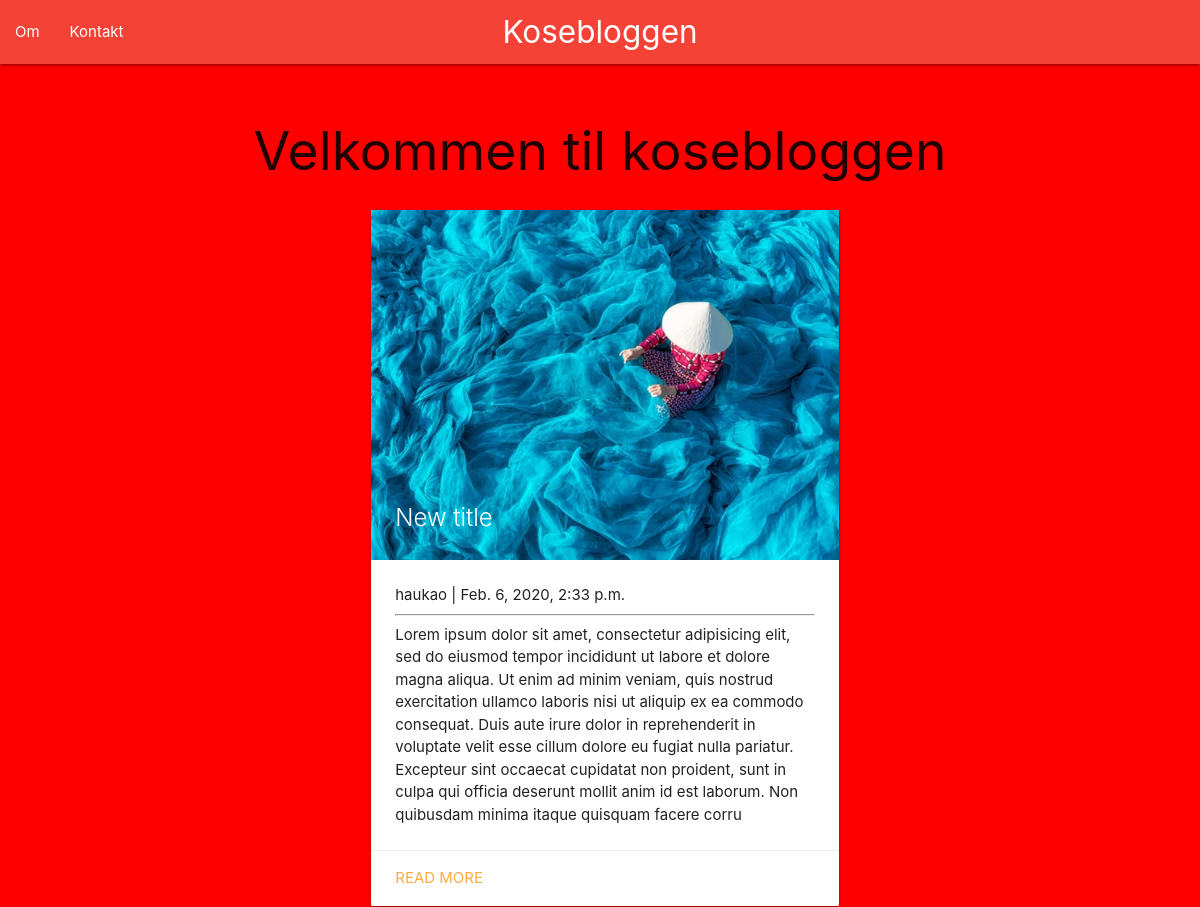
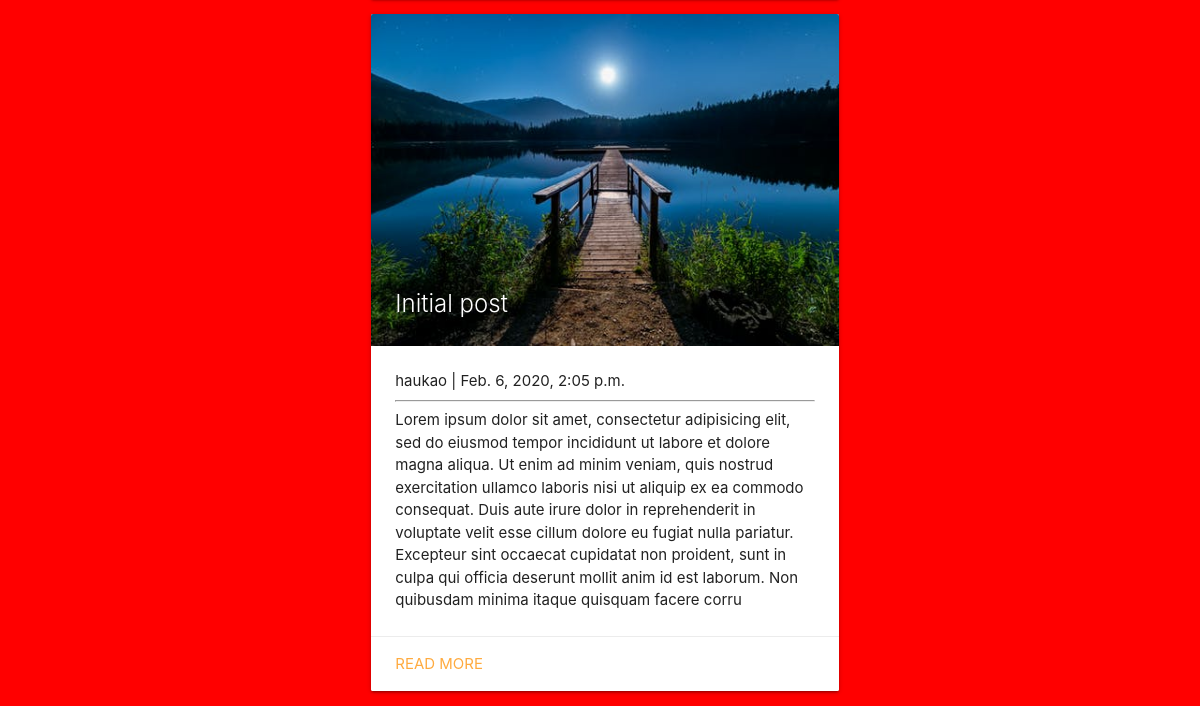
Before: / with the older database file (2 pictures, top to bottom).
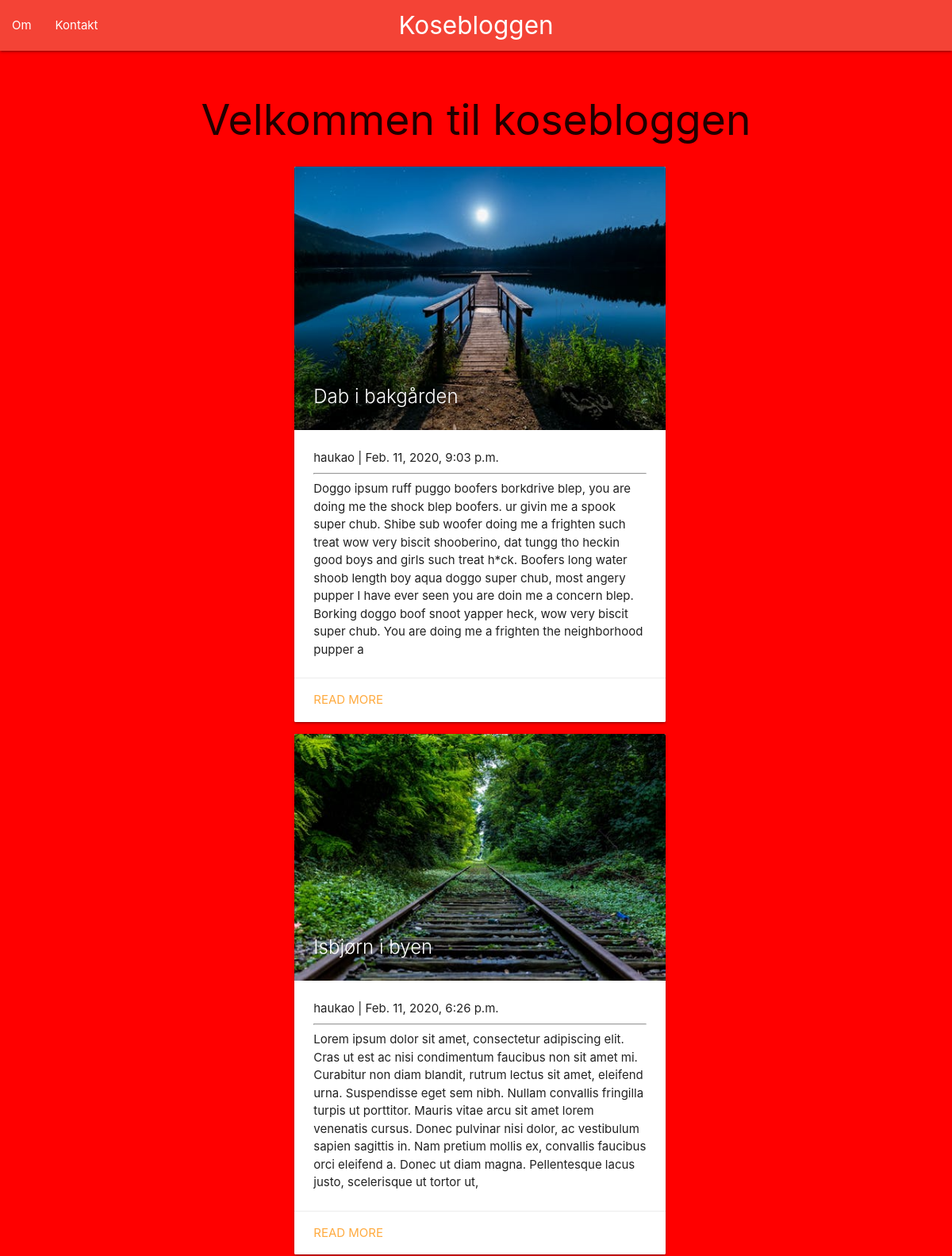
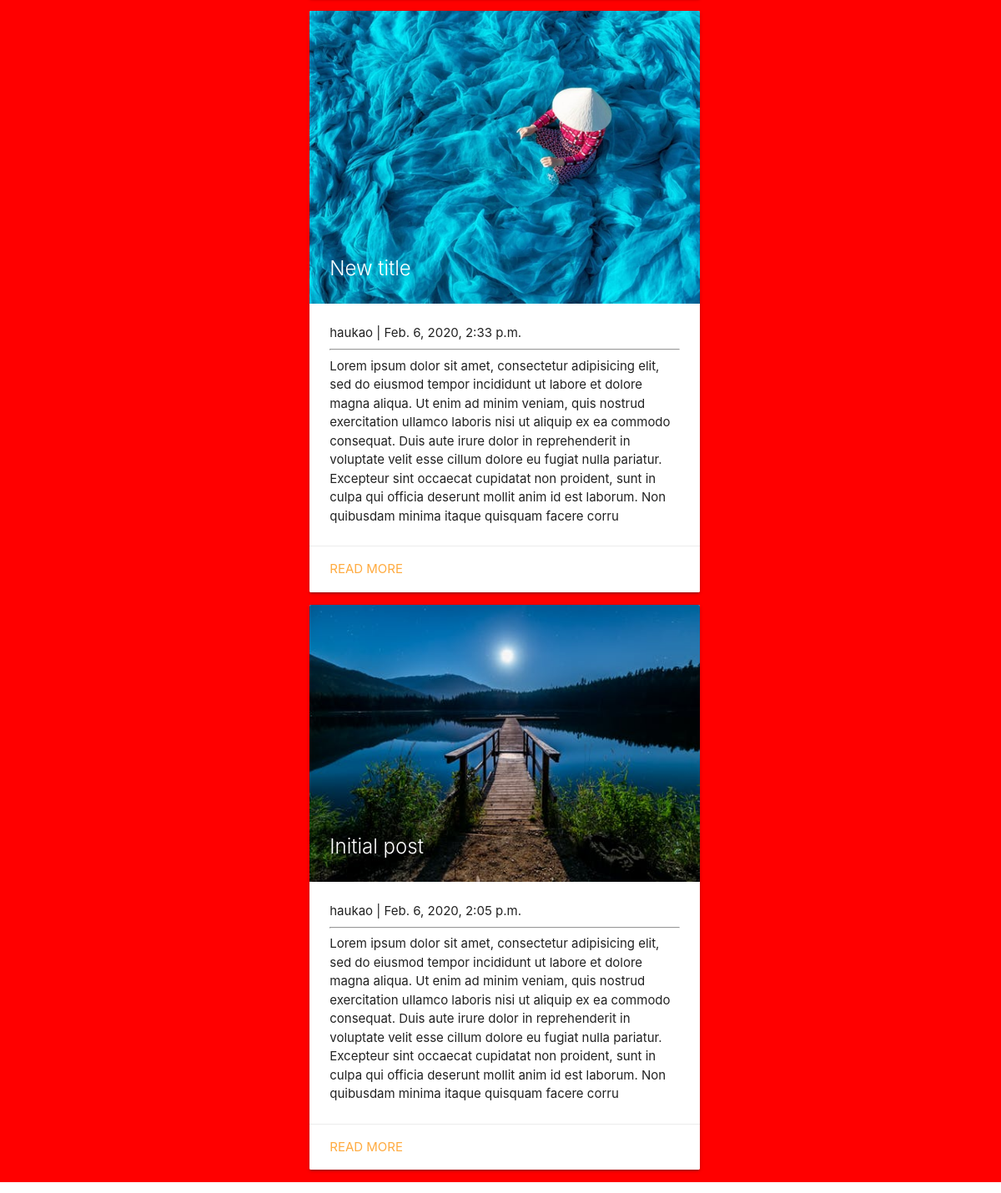
After: the same page with the newer database file (2 pictures, top to bottom).
### blog/models.py (models this page shows, shortened)
class Post(models.Model):
    title = models.CharField(max_length=200, unique=True)
    author = models.ForeignKey(User, on_delete= models.CASCADE)
    slug = models.SlugField(max_length=200, unique=True)
    content = models.TextField()
    created_on = models.DateTimeField(auto_now_add=True)
    photo = models.ImageField(upload_to="gallery")
    class Meta:
        ordering = ['-created_on']

### blog/views.py (the view)
# urls.py: path('', views.PostList.as_view(), name='home'),
class PostList(generic.ListView):
    queryset = Post.objects.order_by('-created_on')
    template_name = 'blog/index.html'

### blog/templates/blog/index.html
{% extends "blog/base.html" %} {% block content %}
<br>
<h2 class="center-align">Velkommen til kosebloggen</h2>
<div style="margin-left: 30%" class="row">
    <div class="col s5 m7 ">
        {% for post in post_list %}
        <div class="card">
            <div class="card-image">
                <img src="{{post.photo.url}}">
                <span class="card-title">{{ post.title }}</span>
            </div>
            <div class="card-content">
                <p>{{ post.author }} | {{ post.created_on}}</p>
                <hr>
                <p>{{post.content|slice:":500"}}</p>
            </div>
            <div class="card-action">
                <a href="{% url 'post_detail' post.slug  %}">Read more </a>
            </div>
        </div>
        {% endfor %}
    </div>
</div>
{%endblock%}

### blog/templates/blog/base.html (shortened to what this page needs)
{% load static %}
<!DOCTYPE html>
<html>
<head>
    <link rel="stylesheet" href="https://cdnjs.cloudflare.com/ajax/libs/materialize/1.0.0/css/materialize.min.css">
    <link rel="stylesheet" type="text/css" href="{% static 'blog/css/style.css' %}">
</head>
<body>
    <div id="wrappercontainer">
        <nav>
            <div class="nav-wrapper red">
                <a href="{% url 'home'  %}" class="brand-logo center">Kosebloggen</a>
                <ul id="nav-mobile" class="left hide-on-med-and-down">
                    <li><a href="{% url 'about' %}">Om</a></li>
                    <li><a href="{% url 'contact' %}">Kontakt</a></li>
                </ul>
            </div>
        </nav>
        {% block content%}{% endblock content %}
    </div>
</body>
</html>

### blog/static/blog/css/style.css (style rules this page uses)
#wrappercontainer { background: red; }

Changed rows visible on the page:
added Post: photo (picture), title "Dab i bakgården", author "haukao", created_on "Feb. 11, 2020, 9:03 p.m.", content "Doggo ipsum ruff puggo boofers borkdrive blep, you are doing me the shock blep boofers. ur givin me a spook super chub. Shibe sub woofer doing me a frighten such treat wow very biscit shooberino, dat tungg tho heckin good boys and girls such treat h*ck. Boofers long water shoob length boy aqua doggo super chub, most angery pupper I have ever seen you are doin me a concern blep. Borking doggo boof snoot yapper heck, wow very biscit super chub. You are doing me a frighten the neighborhood pupper a"
added Post: photo (picture), title "Isbjørn i byen", author "haukao", created_on "Feb. 11, 2020, 6:26 p.m.", content "Lorem ipsum dolor sit amet, consectetur adipiscing elit. Cras ut est ac nisi condimentum faucibus non sit amet mi. Curabitur non diam blandit, rutrum lectus sit amet, eleifend urna. Suspendisse eget sem nibh. Nullam convallis fringilla turpis ut porttitor. Mauris vitae arcu sit amet lorem venenatis cursus. Donec pulvinar nisi dolor, ac vestibulum sapien sagittis in. Nam pretium mollis ex, convallis faucibus orci eleifend a. Donec ut diam magna. Pellentesque lacus justo, scelerisque ut tortor ut,"
